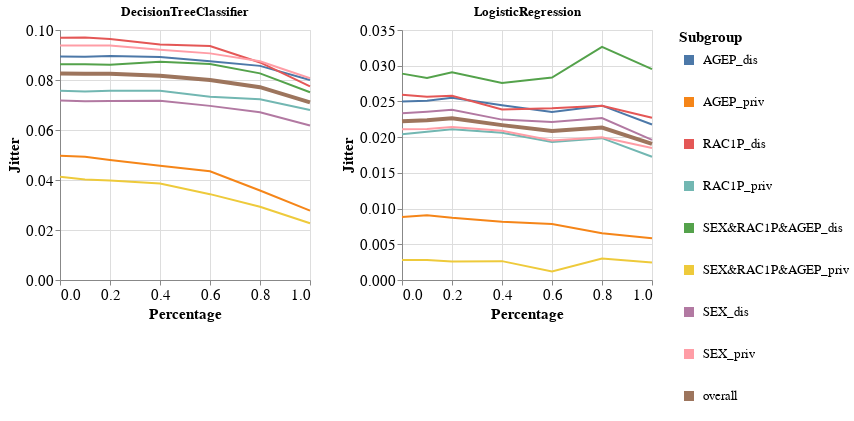

The notebook cell saved with this chart:
### Markdown cell above
### Specific subgroup metric per dataset and multiple models

### Code cell
visualizer.create_subgroups_grid_pct_lines_per_model_plot(subgroup_metric='Jitter',
                                                          target_preprocessing_technique=PREPROCESSING_TECHNIQUES[1],
                                                          model_names=MODEL_NAMES)

### Figure 1 — Vega-Lite specification as saved in the notebook (floating-point values rounded to 4 significant figures)
{"config": {"view": {"continuousWidth": 400, "continuousHeight": 300}, "axis": {"labelFontSize": 15, "titleFontSize": 15}, "legend": {"labelFontSize": 13, "symbolStrokeWidth": 10, "titleFontSize": 15}}, "vconcat": [{"hconcat": [{"mark": "line", "encoding": {"color": {"field": "Subgroup", "type": "nominal"}, "strokeWidth": {"condition": {"value": 4, "test": "datum.Subgroup == 'overall'"}, "value": 2}, "x": {"field": "Percentage", "type": "quantitative"}, "y": {"field": "Metric_Value", "title": "Jitter", "type": "quantitative"}}, "height": 250, "title": "DecisionTreeClassifier", "width": 250}, {"data": {"name": "data-d92f7908aac637439baae5312b3c40ef"}, "mark": "line", "encoding": {"color": {"field": "Subgroup", "type": "nominal"}, "strokeWidth": {"condition": {"value": 4, "test": "datum.Subgroup == 'overall'"}, "value": 2}, "x": {"field": "Percentage", "type": "quantitative"}, "y": {"field": "Metric_Value", "title": "Jitter", "type": "quantitative"}}, "height": 250, "title": "LogisticRegression", "width": 250}]}], "data": {"name": "data-b1aab1537594c83597f6fa95db2750de"}, "$schema": "https://vega.github.io/schema/vega-lite/v4.17.0.json", "datasets": {"data-b1aab1537594c83597f6fa95db2750de": [{"Model_Name": "DecisionTreeClassifier", "Test_Set_Index": 0.0, "Metric": "Jitter", "Subgroup": "AGEP_dis", "Num_Estimators": 10.0, "Metric_Value": 0.08941, "Percentage": 0.0}, {"Model_Name": "DecisionTreeClassifier", "Test_Set_Index": 0.0, "Metric": "Jitter", "Subgroup": "AGEP_priv", "Num_Estimators": 10.0, "Metric_Value": 0.04966, "Percentage": 0.0}, {"Model_Name": "DecisionTreeClassifier", "Test_Set_Index": 0.0, "Metric": "Jitter", "Subgroup": "RAC1P_dis", "Num_Estimators": 10.0, "Metric_Value": 0.09688, "Percentage": 0.0}, {"Model_Name": "DecisionTreeClassifier", "Test_Set_Index": 0.0, "Metric": "Jitter", "Subgroup": "RAC1P_priv", "Num_Estimators": 10.0, "Metric_Value": 0.07565, "Percentage": 0.0}, {"Model_Name": "DecisionTreeClassifier", "Test_Set_Index": 0.0, "Metric": "Jitter", "Subgroup": "SEX&RAC1P&AGEP_dis", "Num_Estimators": 10.0, "Metric_Value": 0.08626, "Percentage": 0.0}, {"Model_Name": "DecisionTreeClassifier", "Test_Set_Index": 0.0, "Metric": "Jitter", "Subgroup": "SEX&RAC1P&AGEP_priv", "Num_Estimators": 10.0, "Metric_Value": 0.04126, "Percentage": 0.0}, {"Model_Name": "DecisionTreeClassifier", "Test_Set_Index": 0.0, "Metric": "Jitter", "Subgroup": "SEX_dis", "Num_Estimators": 10.0, "Metric_Value": 0.07178, "Percentage": 0.0}, {"Model_Name": "DecisionTreeClassifier", "Test_Set_Index": 0.0, "Metric": "Jitter", "Subgroup": "SEX_priv", "Num_Estimators": 10.0, "Metric_Value": 0.09382, "Percentage": 0.0}, {"Model_Name": "DecisionTreeClassifier", "Test_Set_Index": 0.0, "Metric": "Jitter", "Subgroup": "overall", "Num_Estimators": 10.0, "Metric_Value": 0.0826, "Percentage": 0.0}, {"Model_Name": "DecisionTreeClassifier", "Test_Set_Index": 1.0, "Metric": "Jitter", "Subgroup": "AGEP_dis", "Num_Estimators": 10.0, "Metric_Value": 0.08933, "Percentage": 0.1}, {"Model_Name": "DecisionTreeClassifier", "Test_Set_Index": 1.0, "Metric": "Jitter", "Subgroup": "AGEP_priv", "Num_Estimators": 10.0, "Metric_Value": 0.04927, "Percentage": 0.1}, {"Model_Name": "DecisionTreeClassifier", "Test_Set_Index": 1.0, "Metric": "Jitter", "Subgroup": "RAC1P_dis", "Num_Estimators": 10.0, "Metric_Value": 0.09701, "Percentage": 0.1}, {"Model_Name": "DecisionTreeClassifier", "Test_Set_Index": 1.0, "Metric": "Jitter", "Subgroup": "RAC1P_priv", "Num_Estimators": 10.0, "Metric_Value": 0.07538, "Percentage": 0.1}, {"Model_Name": "DecisionTreeClassifier", "Test_Set_Index": 1.0, "Metric": "Jitter", "Subgroup": "SEX&RAC1P&AGEP_dis", "Num_Estimators": 10.0, "Metric_Value": 0.08631, "Percentage": 0.1}, {"Model_Name": "DecisionTreeClassifier", "Test_Set_Index": 1.0, "Metric": "Jitter", "Subgroup": "SEX&RAC1P&AGEP_priv", "Num_Estimators": 10.0, "Metric_Value": 0.04023, "Percentage": 0.1}, {"Model_Name": "DecisionTreeClassifier", "Test_Set_Index": 1.0, "Metric": "Jitter", "Subgroup": "SEX_dis", "Num_Estimators": 10.0, "Metric_Value": 0.07153, "Percentage": 0.1}, {"Model_Name": "DecisionTreeClassifier", "Test_Set_Index": 1.0, "Metric": "Jitter", "Subgroup": "SEX_priv", "Num_Estimators": 10.0, "Metric_Value": 0.09382, "Percentage": 0.1}, {"Model_Name": "DecisionTreeClassifier", "Test_Set_Index": 1.0, "Metric": "Jitter", "Subgroup": "overall", "Num_Estimators": 10.0, "Metric_Value": 0.08247, "Percentage": 0.1}, {"Model_Name": "DecisionTreeClassifier", "Test_Set_Index": 2.0, "Metric": "Jitter", "Subgroup": "AGEP_dis", "Num_Estimators": 10.0, "Metric_Value": 0.08958, "Percentage": 0.2}, {"Model_Name": "DecisionTreeClassifier", "Test_Set_Index": 2.0, "Metric": "Jitter", "Subgroup": "AGEP_priv", "Num_Estimators": 10.0, "Metric_Value": 0.04805, "Percentage": 0.2}, {"Model_Name": "DecisionTreeClassifier", "Test_Set_Index": 2.0, "Metric": "Jitter", "Subgroup": "RAC1P_dis", "Num_Estimators": 10.0, "Metric_Value": 0.09642, "Percentage": 0.2}, {"Model_Name": "DecisionTreeClassifier", "Test_Set_Index": 2.0, "Metric": "Jitter", "Subgroup": "RAC1P_priv", "Num_Estimators": 10.0, "Metric_Value": 0.07568, "Percentage": 0.2}, {"Model_Name": "DecisionTreeClassifier", "Test_Set_Index": 2.0, "Metric": "Jitter", "Subgroup": "SEX&RAC1P&AGEP_dis", "Num_Estimators": 10.0, "Metric_Value": 0.08613, "Percentage": 0.2}, {"Model_Name": "DecisionTreeClassifier", "Test_Set_Index": 2.0, "Metric": "Jitter", "Subgroup": "SEX&RAC1P&AGEP_priv", "Num_Estimators": 10.0, "Metric_Value": 0.03977, "Percentage": 0.2}, {"Model_Name": "DecisionTreeClassifier", "Test_Set_Index": 2.0, "Metric": "Jitter", "Subgroup": "SEX_dis", "Num_Estimators": 10.0, "Metric_Value": 0.07156, "Percentage": 0.2}, {"Model_Name": "DecisionTreeClassifier", "Test_Set_Index": 2.0, "Metric": "Jitter", "Subgroup": "SEX_priv", "Num_Estimators": 10.0, "Metric_Value": 0.09378, "Percentage": 0.2}, {"Model_Name": "DecisionTreeClassifier", "Test_Set_Index": 2.0, "Metric": "Jitter", "Subgroup": "overall", "Num_Estimators": 10.0, "Metric_Value": 0.08247, "Percentage": 0.2}, {"Model_Name": "DecisionTreeClassifier", "Test_Set_Index": 3.0, "Metric": "Jitter", "Subgroup": "AGEP_dis", "Num_Estimators": 10.0, "Metric_Value": 0.08918, "Percentage": 0.4}, {"Model_Name": "DecisionTreeClassifier", "Test_Set_Index": 3.0, "Metric": "Jitter", "Subgroup": "AGEP_priv", "Num_Estimators": 10.0, "Metric_Value": 0.04569, "Percentage": 0.4}, {"Model_Name": "DecisionTreeClassifier", "Test_Set_Index": 3.0, "Metric": "Jitter", "Subgroup": "RAC1P_dis", "Num_Estimators": 10.0, "Metric_Value": 0.09419, "Percentage": 0.4}, {"Model_Name": "DecisionTreeClassifier", "Test_Set_Index": 3.0, "Metric": "Jitter", "Subgroup": "RAC1P_priv", "Num_Estimators": 10.0, "Metric_Value": 0.07569, "Percentage": 0.4}, {"Model_Name": "DecisionTreeClassifier", "Test_Set_Index": 3.0, "Metric": "Jitter", "Subgroup": "SEX&RAC1P&AGEP_dis", "Num_Estimators": 10.0, "Metric_Value": 0.08726, "Percentage": 0.4}, {"Model_Name": "DecisionTreeClassifier", "Test_Set_Index": 3.0, "Metric": "Jitter", "Subgroup": "SEX&RAC1P&AGEP_priv", "Num_Estimators": 10.0, "Metric_Value": 0.0386, "Percentage": 0.4}, {"Model_Name": "DecisionTreeClassifier", "Test_Set_Index": 3.0, "Metric": "Jitter", "Subgroup": "SEX_dis", "Num_Estimators": 10.0, "Metric_Value": 0.07174, "Percentage": 0.4}, {"Model_Name": "DecisionTreeClassifier", "Test_Set_Index": 3.0, "Metric": "Jitter", "Subgroup": "SEX_priv", "Num_Estimators": 10.0, "Metric_Value": 0.09208, "Percentage": 0.4}, {"Model_Name": "DecisionTreeClassifier", "Test_Set_Index": 3.0, "Metric": "Jitter", "Subgroup": "overall", "Num_Estimators": 10.0, "Metric_Value": 0.08173, "Percentage": 0.4}, {"Model_Name": "DecisionTreeClassifier", "Test_Set_Index": 4.0, "Metric": "Jitter", "Subgroup": "AGEP_dis", "Num_Estimators": 10.0, "Metric_Value": 0.0875, "Percentage": 0.6}, {"Model_Name": "DecisionTreeClassifier", "Test_Set_Index": 4.0, "Metric": "Jitter", "Subgroup": "AGEP_priv", "Num_Estimators": 10.0, "Metric_Value": 0.04351, "Percentage": 0.6}, {"Model_Name": "DecisionTreeClassifier", "Test_Set_Index": 4.0, "Metric": "Jitter", "Subgroup": "RAC1P_dis", "Num_Estimators": 10.0, "Metric_Value": 0.09356, "Percentage": 0.6}, {"Model_Name": "DecisionTreeClassifier", "Test_Set_Index": 4.0, "Metric": "Jitter", "Subgroup": "RAC1P_priv", "Num_Estimators": 10.0, "Metric_Value": 0.07333, "Percentage": 0.6}, {"Model_Name": "DecisionTreeClassifier", "Test_Set_Index": 4.0, "Metric": "Jitter", "Subgroup": "SEX&RAC1P&AGEP_dis", "Num_Estimators": 10.0, "Metric_Value": 0.0864, "Percentage": 0.6}, {"Model_Name": "DecisionTreeClassifier", "Test_Set_Index": 4.0, "Metric": "Jitter", "Subgroup": "SEX&RAC1P&AGEP_priv", "Num_Estimators": 10.0, "Metric_Value": 0.03434, "Percentage": 0.6}, {"Model_Name": "DecisionTreeClassifier", "Test_Set_Index": 4.0, "Metric": "Jitter", "Subgroup": "SEX_dis", "Num_Estimators": 10.0, "Metric_Value": 0.06965, "Percentage": 0.6}, {"Model_Name": "DecisionTreeClassifier", "Test_Set_Index": 4.0, "Metric": "Jitter", "Subgroup": "SEX_priv", "Num_Estimators": 10.0, "Metric_Value": 0.09065, "Percentage": 0.6}, {"Model_Name": "DecisionTreeClassifier", "Test_Set_Index": 4.0, "Metric": "Jitter", "Subgroup": "overall", "Num_Estimators": 10.0, "Metric_Value": 0.07996, "Percentage": 0.6}, {"Model_Name": "DecisionTreeClassifier", "Test_Set_Index": 5.0, "Metric": "Jitter", "Subgroup": "AGEP_dis", "Num_Estimators": 10.0, "Metric_Value": 0.08565, "Percentage": 0.8}, {"Model_Name": "DecisionTreeClassifier", "Test_Set_Index": 5.0, "Metric": "Jitter", "Subgroup": "AGEP_priv", "Num_Estimators": 10.0, "Metric_Value": 0.03582, "Percentage": 0.8}, {"Model_Name": "DecisionTreeClassifier", "Test_Set_Index": 5.0, "Metric": "Jitter", "Subgroup": "RAC1P_dis", "Num_Estimators": 10.0, "Metric_Value": 0.08703, "Percentage": 0.8}, {"Model_Name": "DecisionTreeClassifier", "Test_Set_Index": 5.0, "Metric": "Jitter", "Subgroup": "RAC1P_priv", "Num_Estimators": 10.0, "Metric_Value": 0.07233, "Percentage": 0.8}, {"Model_Name": "DecisionTreeClassifier", "Test_Set_Index": 5.0, "Metric": "Jitter", "Subgroup": "SEX&RAC1P&AGEP_dis", "Num_Estimators": 10.0, "Metric_Value": 0.08265, "Percentage": 0.8}, {"Model_Name": "DecisionTreeClassifier", "Test_Set_Index": 5.0, "Metric": "Jitter", "Subgroup": "SEX&RAC1P&AGEP_priv", "Num_Estimators": 10.0, "Metric_Value": 0.02929, "Percentage": 0.8}, {"Model_Name": "DecisionTreeClassifier", "Test_Set_Index": 5.0, "Metric": "Jitter", "Subgroup": "SEX_dis", "Num_Estimators": 10.0, "Metric_Value": 0.06713, "Percentage": 0.8}, {"Model_Name": "DecisionTreeClassifier", "Test_Set_Index": 5.0, "Metric": "Jitter", "Subgroup": "SEX_priv", "Num_Estimators": 10.0, "Metric_Value": 0.08748, "Percentage": 0.8}, {"Model_Name": "DecisionTreeClassifier", "Test_Set_Index": 5.0, "Metric": "Jitter", "Subgroup": "overall", "Num_Estimators": 10.0, "Metric_Value": 0.07712, "Percentage": 0.8}, {"Model_Name": "DecisionTreeClassifier", "Test_Set_Index": 6.0, "Metric": "Jitter", "Subgroup": "AGEP_dis", "Num_Estimators": 10.0, "Metric_Value": 0.08001, "Percentage": 1.0}, {"Model_Name": "DecisionTreeClassifier", "Test_Set_Index": 6.0, "Metric": "Jitter", "Subgroup": "AGEP_priv", "Num_Estimators": 10.0, "Metric_Value": 0.02774, "Percentage": 1.0}, {"Model_Name": "DecisionTreeClassifier", "Test_Set_Index": 6.0, "Metric": "Jitter", "Subgroup": "RAC1P_dis", "Num_Estimators": 10.0, "Metric_Value": 0.07741, "Percentage": 1.0}, {"Model_Name": "DecisionTreeClassifier", "Test_Set_Index": 6.0, "Metric": "Jitter", "Subgroup": "RAC1P_priv", "Num_Estimators": 10.0, "Metric_Value": 0.06802, "Percentage": 1.0}, {"Model_Name": "DecisionTreeClassifier", "Test_Set_Index": 6.0, "Metric": "Jitter", "Subgroup": "SEX&RAC1P&AGEP_dis", "Num_Estimators": 10.0, "Metric_Value": 0.07511, "Percentage": 1.0}, {"Model_Name": "DecisionTreeClassifier", "Test_Set_Index": 6.0, "Metric": "Jitter", "Subgroup": "SEX&RAC1P&AGEP_priv", "Num_Estimators": 10.0, "Metric_Value": 0.02273, "Percentage": 1.0}, {"Model_Name": "DecisionTreeClassifier", "Test_Set_Index": 6.0, "Metric": "Jitter", "Subgroup": "SEX_dis", "Num_Estimators": 10.0, "Metric_Value": 0.06179, "Percentage": 1.0}, {"Model_Name": "DecisionTreeClassifier", "Test_Set_Index": 6.0, "Metric": "Jitter", "Subgroup": "SEX_priv", "Num_Estimators": 10.0, "Metric_Value": 0.08067, "Percentage": 1.0}, {"Model_Name": "DecisionTreeClassifier", "Test_Set_Index": 6.0, "Metric": "Jitter", "Subgroup": "overall", "Num_Estimators": 10.0, "Metric_Value": 0.07106, "Percentage": 1.0}], "data-d92f7908aac637439baae5312b3c40ef": [{"Model_Name": "LogisticRegression", "Test_Set_Index": 0.0, "Metric": "Jitter", "Subgroup": "AGEP_dis", "Num_Estimators": 10.0, "Metric_Value": 0.025, "Percentage": 0.0}, {"Model_Name": "LogisticRegression", "Test_Set_Index": 0.0, "Metric": "Jitter", "Subgroup": "AGEP_priv", "Num_Estimators": 10.0, "Metric_Value": 0.008808, "Percentage": 0.0}, {"Model_Name": "LogisticRegression", "Test_Set_Index": 0.0, "Metric": "Jitter", "Subgroup": "RAC1P_dis", "Num_Estimators": 10.0, "Metric_Value": 0.02595, "Percentage": 0.0}, {"Model_Name": "LogisticRegression", "Test_Set_Index": 0.0, "Metric": "Jitter", "Subgroup": "RAC1P_priv", "Num_Estimators": 10.0, "Metric_Value": 0.02041, "Percentage": 0.0}, {"Model_Name": "LogisticRegression", "Test_Set_Index": 0.0, "Metric": "Jitter", "Subgroup": "SEX&RAC1P&AGEP_dis", "Num_Estimators": 10.0, "Metric_Value": 0.02889, "Percentage": 0.0}, {"Model_Name": "LogisticRegression", "Test_Set_Index": 0.0, "Metric": "Jitter", "Subgroup": "SEX&RAC1P&AGEP_priv", "Num_Estimators": 10.0, "Metric_Value": 0.002788, "Percentage": 0.0}, {"Model_Name": "LogisticRegression", "Test_Set_Index": 0.0, "Metric": "Jitter", "Subgroup": "SEX_dis", "Num_Estimators": 10.0, "Metric_Value": 0.02333, "Percentage": 0.0}, {"Model_Name": "LogisticRegression", "Test_Set_Index": 0.0, "Metric": "Jitter", "Subgroup": "SEX_priv", "Num_Estimators": 10.0, "Metric_Value": 0.0211, "Percentage": 0.0}, {"Model_Name": "LogisticRegression", "Test_Set_Index": 0.0, "Metric": "Jitter", "Subgroup": "overall", "Num_Estimators": 10.0, "Metric_Value": 0.02223, "Percentage": 0.0}, {"Model_Name": "LogisticRegression", "Test_Set_Index": 1.0, "Metric": "Jitter", "Subgroup": "AGEP_dis", "Num_Estimators": 10.0, "Metric_Value": 0.0251, "Percentage": 0.1}, {"Model_Name": "LogisticRegression", "Test_Set_Index": 1.0, "Metric": "Jitter", "Subgroup": "AGEP_priv", "Num_Estimators": 10.0, "Metric_Value": 0.009074, "Percentage": 0.1}, {"Model_Name": "LogisticRegression", "Test_Set_Index": 1.0, "Metric": "Jitter", "Subgroup": "RAC1P_dis", "Num_Estimators": 10.0, "Metric_Value": 0.02566, "Percentage": 0.1}, {"Model_Name": "LogisticRegression", "Test_Set_Index": 1.0, "Metric": "Jitter", "Subgroup": "RAC1P_priv", "Num_Estimators": 10.0, "Metric_Value": 0.02075, "Percentage": 0.1}, {"Model_Name": "LogisticRegression", "Test_Set_Index": 1.0, "Metric": "Jitter", "Subgroup": "SEX&RAC1P&AGEP_dis", "Num_Estimators": 10.0, "Metric_Value": 0.02828, "Percentage": 0.1}, {"Model_Name": "LogisticRegression", "Test_Set_Index": 1.0, "Metric": "Jitter", "Subgroup": "SEX&RAC1P&AGEP_priv", "Num_Estimators": 10.0, "Metric_Value": 0.002788, "Percentage": 0.1}, {"Model_Name": "LogisticRegression", "Test_Set_Index": 1.0, "Metric": "Jitter", "Subgroup": "SEX_dis", "Num_Estimators": 10.0, "Metric_Value": 0.02356, "Percentage": 0.1}, {"Model_Name": "LogisticRegression", "Test_Set_Index": 1.0, "Metric": "Jitter", "Subgroup": "SEX_priv", "Num_Estimators": 10.0, "Metric_Value": 0.02113, "Percentage": 0.1}, {"Model_Name": "LogisticRegression", "Test_Set_Index": 1.0, "Metric": "Jitter", "Subgroup": "overall", "Num_Estimators": 10.0, "Metric_Value": 0.02236, "Percentage": 0.1}, {"Model_Name": "LogisticRegression", "Test_Set_Index": 2.0, "Metric": "Jitter", "Subgroup": "AGEP_dis", "Num_Estimators": 10.0, "Metric_Value": 0.02551, "Percentage": 0.2}, {"Model_Name": "LogisticRegression", "Test_Set_Index": 2.0, "Metric": "Jitter", "Subgroup": "AGEP_priv", "Num_Estimators": 10.0, "Metric_Value": 0.008718, "Percentage": 0.2}, {"Model_Name": "LogisticRegression", "Test_Set_Index": 2.0, "Metric": "Jitter", "Subgroup": "RAC1P_dis", "Num_Estimators": 10.0, "Metric_Value": 0.02581, "Percentage": 0.2}, {"Model_Name": "LogisticRegression", "Test_Set_Index": 2.0, "Metric": "Jitter", "Subgroup": "RAC1P_priv", "Num_Estimators": 10.0, "Metric_Value": 0.0211, "Percentage": 0.2}, {"Model_Name": "LogisticRegression", "Test_Set_Index": 2.0, "Metric": "Jitter", "Subgroup": "SEX&RAC1P&AGEP_dis", "Num_Estimators": 10.0, "Metric_Value": 0.02908, "Percentage": 0.2}, {"Model_Name": "LogisticRegression", "Test_Set_Index": 2.0, "Metric": "Jitter", "Subgroup": "SEX&RAC1P&AGEP_priv", "Num_Estimators": 10.0, "Metric_Value": 0.0026, "Percentage": 0.2}, {"Model_Name": "LogisticRegression", "Test_Set_Index": 2.0, "Metric": "Jitter", "Subgroup": "SEX_dis", "Num_Estimators": 10.0, "Metric_Value": 0.02383, "Percentage": 0.2}, {"Model_Name": "LogisticRegression", "Test_Set_Index": 2.0, "Metric": "Jitter", "Subgroup": "SEX_priv", "Num_Estimators": 10.0, "Metric_Value": 0.02142, "Percentage": 0.2}, {"Model_Name": "LogisticRegression", "Test_Set_Index": 2.0, "Metric": "Jitter", "Subgroup": "overall", "Num_Estimators": 10.0, "Metric_Value": 0.02264, "Percentage": 0.2}, {"Model_Name": "LogisticRegression", "Test_Set_Index": 3.0, "Metric": "Jitter", "Subgroup": "AGEP_dis", "Num_Estimators": 10.0, "Metric_Value": 0.02447, "Percentage": 0.4}, {"Model_Name": "LogisticRegression", "Test_Set_Index": 3.0, "Metric": "Jitter", "Subgroup": "AGEP_priv", "Num_Estimators": 10.0, "Metric_Value": 0.008172, "Percentage": 0.4}, {"Model_Name": "LogisticRegression", "Test_Set_Index": 3.0, "Metric": "Jitter", "Subgroup": "RAC1P_dis", "Num_Estimators": 10.0, "Metric_Value": 0.02388, "Percentage": 0.4}, {"Model_Name": "LogisticRegression", "Test_Set_Index": 3.0, "Metric": "Jitter", "Subgroup": "RAC1P_priv", "Num_Estimators": 10.0, "Metric_Value": 0.02061, "Percentage": 0.4}, {"Model_Name": "LogisticRegression", "Test_Set_Index": 3.0, "Metric": "Jitter", "Subgroup": "SEX&RAC1P&AGEP_dis", "Num_Estimators": 10.0, "Metric_Value": 0.02758, "Percentage": 0.4}, {"Model_Name": "LogisticRegression", "Test_Set_Index": 3.0, "Metric": "Jitter", "Subgroup": "SEX&RAC1P&AGEP_priv", "Num_Estimators": 10.0, "Metric_Value": 0.002642, "Percentage": 0.4}, {"Model_Name": "LogisticRegression", "Test_Set_Index": 3.0, "Metric": "Jitter", "Subgroup": "SEX_dis", "Num_Estimators": 10.0, "Metric_Value": 0.02245, "Percentage": 0.4}, {"Model_Name": "LogisticRegression", "Test_Set_Index": 3.0, "Metric": "Jitter", "Subgroup": "SEX_priv", "Num_Estimators": 10.0, "Metric_Value": 0.02089, "Percentage": 0.4}, {"Model_Name": "LogisticRegression", "Test_Set_Index": 3.0, "Metric": "Jitter", "Subgroup": "overall", "Num_Estimators": 10.0, "Metric_Value": 0.02168, "Percentage": 0.4}, {"Model_Name": "LogisticRegression", "Test_Set_Index": 4.0, "Metric": "Jitter", "Subgroup": "AGEP_dis", "Num_Estimators": 10.0, "Metric_Value": 0.02354, "Percentage": 0.6}, {"Model_Name": "LogisticRegression", "Test_Set_Index": 4.0, "Metric": "Jitter", "Subgroup": "AGEP_priv", "Num_Estimators": 10.0, "Metric_Value": 0.007841, "Percentage": 0.6}, {"Model_Name": "LogisticRegression", "Test_Set_Index": 4.0, "Metric": "Jitter", "Subgroup": "RAC1P_dis", "Num_Estimators": 10.0, "Metric_Value": 0.02404, "Percentage": 0.6}, {"Model_Name": "LogisticRegression", "Test_Set_Index": 4.0, "Metric": "Jitter", "Subgroup": "RAC1P_priv", "Num_Estimators": 10.0, "Metric_Value": 0.01931, "Percentage": 0.6}, {"Model_Name": "LogisticRegression", "Test_Set_Index": 4.0, "Metric": "Jitter", "Subgroup": "SEX&RAC1P&AGEP_dis", "Num_Estimators": 10.0, "Metric_Value": 0.02835, "Percentage": 0.6}, {"Model_Name": "LogisticRegression", "Test_Set_Index": 4.0, "Metric": "Jitter", "Subgroup": "SEX&RAC1P&AGEP_priv", "Num_Estimators": 10.0, "Metric_Value": 0.001195, "Percentage": 0.6}, {"Model_Name": "LogisticRegression", "Test_Set_Index": 4.0, "Metric": "Jitter", "Subgroup": "SEX_dis", "Num_Estimators": 10.0, "Metric_Value": 0.02214, "Percentage": 0.6}, {"Model_Name": "LogisticRegression", "Test_Set_Index": 4.0, "Metric": "Jitter", "Subgroup": "SEX_priv", "Num_Estimators": 10.0, "Metric_Value": 0.01954, "Percentage": 0.6}, {"Model_Name": "LogisticRegression", "Test_Set_Index": 4.0, "Metric": "Jitter", "Subgroup": "overall", "Num_Estimators": 10.0, "Metric_Value": 0.02086, "Percentage": 0.6}, {"Model_Name": "LogisticRegression", "Test_Set_Index": 5.0, "Metric": "Jitter", "Subgroup": "AGEP_dis", "Num_Estimators": 10.0, "Metric_Value": 0.0244, "Percentage": 0.8}, {"Model_Name": "LogisticRegression", "Test_Set_Index": 5.0, "Metric": "Jitter", "Subgroup": "AGEP_priv", "Num_Estimators": 10.0, "Metric_Value": 0.006531, "Percentage": 0.8}, {"Model_Name": "LogisticRegression", "Test_Set_Index": 5.0, "Metric": "Jitter", "Subgroup": "RAC1P_dis", "Num_Estimators": 10.0, "Metric_Value": 0.02438, "Percentage": 0.8}, {"Model_Name": "LogisticRegression", "Test_Set_Index": 5.0, "Metric": "Jitter", "Subgroup": "RAC1P_priv", "Num_Estimators": 10.0, "Metric_Value": 0.01986, "Percentage": 0.8}, {"Model_Name": "LogisticRegression", "Test_Set_Index": 5.0, "Metric": "Jitter", "Subgroup": "SEX&RAC1P&AGEP_dis", "Num_Estimators": 10.0, "Metric_Value": 0.03265, "Percentage": 0.8}, {"Model_Name": "LogisticRegression", "Test_Set_Index": 5.0, "Metric": "Jitter", "Subgroup": "SEX&RAC1P&AGEP_priv", "Num_Estimators": 10.0, "Metric_Value": 0.003019, "Percentage": 0.8}, {"Model_Name": "LogisticRegression", "Test_Set_Index": 5.0, "Metric": "Jitter", "Subgroup": "SEX_dis", "Num_Estimators": 10.0, "Metric_Value": 0.02268, "Percentage": 0.8}, {"Model_Name": "LogisticRegression", "Test_Set_Index": 5.0, "Metric": "Jitter", "Subgroup": "SEX_priv", "Num_Estimators": 10.0, "Metric_Value": 0.01998, "Percentage": 0.8}, {"Model_Name": "LogisticRegression", "Test_Set_Index": 5.0, "Metric": "Jitter", "Subgroup": "overall", "Num_Estimators": 10.0, "Metric_Value": 0.02135, "Percentage": 0.8}, {"Model_Name": "LogisticRegression", "Test_Set_Index": 6.0, "Metric": "Jitter", "Subgroup": "AGEP_dis", "Num_Estimators": 10.0, "Metric_Value": 0.02178, "Percentage": 1.0}, {"Model_Name": "LogisticRegression", "Test_Set_Index": 6.0, "Metric": "Jitter", "Subgroup": "AGEP_priv", "Num_Estimators": 10.0, "Metric_Value": 0.005849, "Percentage": 1.0}, {"Model_Name": "LogisticRegression", "Test_Set_Index": 6.0, "Metric": "Jitter", "Subgroup": "RAC1P_dis", "Num_Estimators": 10.0, "Metric_Value": 0.0227, "Percentage": 1.0}, {"Model_Name": "LogisticRegression", "Test_Set_Index": 6.0, "Metric": "Jitter", "Subgroup": "RAC1P_priv", "Num_Estimators": 10.0, "Metric_Value": 0.01726, "Percentage": 1.0}, {"Model_Name": "LogisticRegression", "Test_Set_Index": 6.0, "Metric": "Jitter", "Subgroup": "SEX&RAC1P&AGEP_dis", "Num_Estimators": 10.0, "Metric_Value": 0.02953, "Percentage": 1.0}, {"Model_Name": "LogisticRegression", "Test_Set_Index": 6.0, "Metric": "Jitter", "Subgroup": "SEX&RAC1P&AGEP_priv", "Num_Estimators": 10.0, "Metric_Value": 0.002453, "Percentage": 1.0}, {"Model_Name": "LogisticRegression", "Test_Set_Index": 6.0, "Metric": "Jitter", "Subgroup": "SEX_dis", "Num_Estimators": 10.0, "Metric_Value": 0.01962, "Percentage": 1.0}, {"Model_Name": "LogisticRegression", "Test_Set_Index": 6.0, "Metric": "Jitter", "Subgroup": "SEX_priv", "Num_Estimators": 10.0, "Metric_Value": 0.01849, "Percentage": 1.0}, {"Model_Name": "LogisticRegression", "Test_Set_Index": 6.0, "Metric": "Jitter", "Subgroup": "overall", "Num_Estimators": 10.0, "Metric_Value": 0.01906, "Percentage": 1.0}]}}
